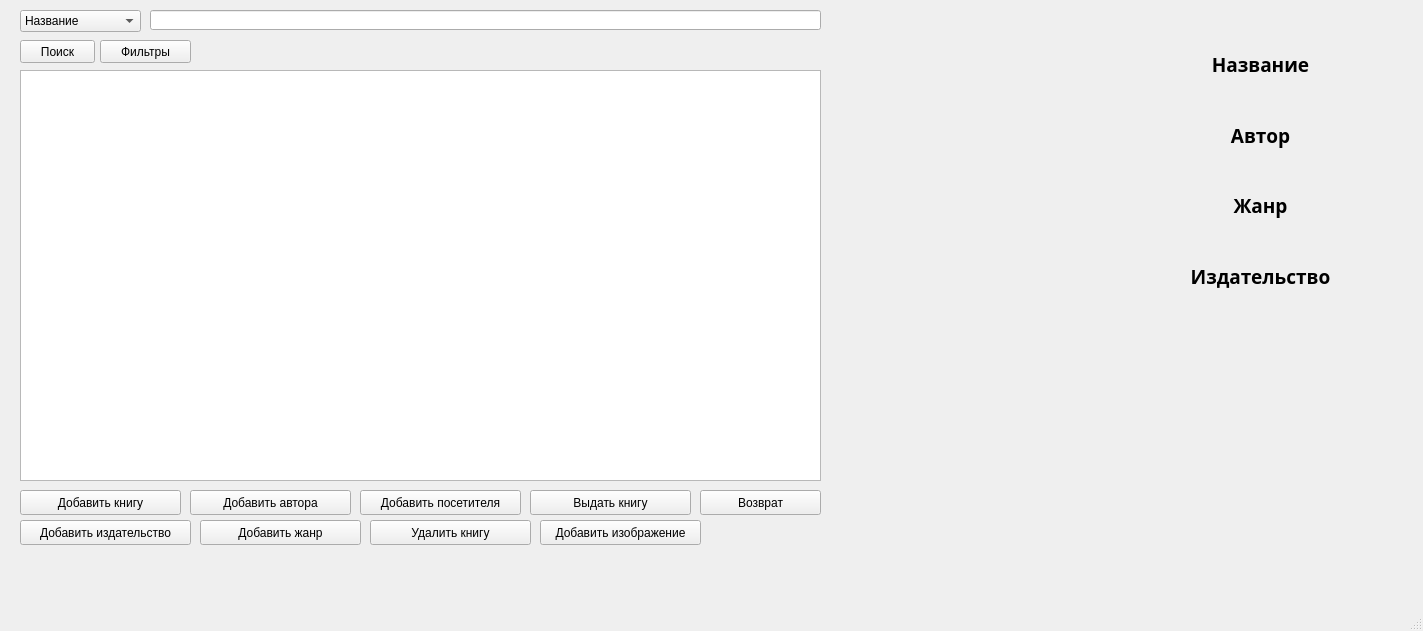
<?xml version="1.0" encoding="UTF-8"?>
<ui version="4.0">
 <class>MainWindow</class>
 <widget class="QMainWindow" name="MainWindow">
  <property name="geometry">
   <rect>
    <x>0</x>
    <y>0</y>
    <width>1423</width>
    <height>631</height>
   </rect>
  </property>
  <property name="windowTitle">
   <string>Абонемент библиотеки</string>
  </property>
  <property name="windowIcon">
   <iconset>
    <normaloff>../Images/icon.jpg</normaloff>../Images/icon.jpg</iconset>
  </property>
  <widget class="QWidget" name="centralwidget">
   <widget class="QComboBox" name="box">
    <property name="geometry">
     <rect>
      <x>20</x>
      <y>10</y>
      <width>121</width>
      <height>22</height>
     </rect>
    </property>
    <item>
     <property name="text">
      <string>Название</string>
     </property>
    </item>
    <item>
     <property name="text">
      <string>Жанр</string>
     </property>
    </item>
    <item>
     <property name="text">
      <string>Год выпуска</string>
     </property>
    </item>
    <item>
     <property name="text">
      <string>Издательство</string>
     </property>
    </item>
    <item>
     <property name="text">
      <string>Автор</string>
     </property>
    </item>
   </widget>
   <widget class="QPushButton" name="search">
    <property name="geometry">
     <rect>
      <x>20</x>
      <y>40</y>
      <width>75</width>
      <height>23</height>
     </rect>
    </property>
    <property name="text">
     <string>Поиск</string>
    </property>
   </widget>
   <widget class="QLabel" name="label">
    <property name="geometry">
     <rect>
      <x>20</x>
      <y>560</y>
      <width>701</width>
      <height>16</height>
     </rect>
    </property>
    <property name="text">
     <string/>
    </property>
   </widget>
   <widget class="QLineEdit" name="edit">
    <property name="geometry">
     <rect>
      <x>150</x>
      <y>10</y>
      <width>671</width>
      <height>20</height>
     </rect>
    </property>
   </widget>
   <widget class="QTableWidget" name="tableWidget">
    <property name="geometry">
     <rect>
      <x>20</x>
      <y>70</y>
      <width>801</width>
      <height>411</height>
     </rect>
    </property>
   </widget>
   <widget class="QPushButton" name="addBookButton">
    <property name="geometry">
     <rect>
      <x>20</x>
      <y>490</y>
      <width>161</width>
      <height>25</height>
     </rect>
    </property>
    <property name="text">
     <string>Добавить книгу</string>
    </property>
   </widget>
   <widget class="QPushButton" name="addAuthorButton">
    <property name="geometry">
     <rect>
      <x>190</x>
      <y>490</y>
      <width>161</width>
      <height>25</height>
     </rect>
    </property>
    <property name="text">
     <string>Добавить автора</string>
    </property>
   </widget>
   <widget class="QPushButton" name="addVisitorButton">
    <property name="geometry">
     <rect>
      <x>360</x>
      <y>490</y>
      <width>161</width>
      <height>25</height>
     </rect>
    </property>
    <property name="text">
     <string>Добавить посетителя</string>
    </property>
   </widget>
   <widget class="QPushButton" name="GiveOutBookButton">
    <property name="geometry">
     <rect>
      <x>530</x>
      <y>490</y>
      <width>161</width>
      <height>25</height>
     </rect>
    </property>
    <property name="text">
     <string>Выдать книгу</string>
    </property>
   </widget>
   <widget class="QPushButton" name="filterButton">
    <property name="geometry">
     <rect>
      <x>100</x>
      <y>40</y>
      <width>91</width>
      <height>23</height>
     </rect>
    </property>
    <property name="text">
     <string>Фильтры</string>
    </property>
   </widget>
   <widget class="QLabel" name="image">
    <property name="geometry">
     <rect>
      <x>860</x>
      <y>10</y>
      <width>250</width>
      <height>365</height>
     </rect>
    </property>
    <property name="sizeIncrement">
     <size>
      <width>3</width>
      <height>4</height>
     </size>
    </property>
    <property name="text">
     <string/>
    </property>
   </widget>
   <widget class="QWidget" name="verticalLayoutWidget">
    <property name="geometry">
     <rect>
      <x>1150</x>
      <y>50</y>
      <width>221</width>
      <height>311</height>
     </rect>
    </property>
    <layout class="QVBoxLayout" name="verticalLayout">
     <item>
      <widget class="QLabel" name="titleLabel1">
       <property name="font">
        <font>
         <family>Arial Black</family>
         <pointsize>14</pointsize>
         <weight>75</weight>
         <bold>true</bold>
        </font>
       </property>
       <property name="text">
        <string>Название</string>
       </property>
       <property name="alignment">
        <set>Qt::AlignCenter</set>
       </property>
      </widget>
     </item>
     <item>
      <widget class="QLabel" name="titleLabel">
       <property name="font">
        <font>
         <family>Arial</family>
         <pointsize>11</pointsize>
         <weight>50</weight>
         <bold>false</bold>
        </font>
       </property>
       <property name="text">
        <string/>
       </property>
       <property name="alignment">
        <set>Qt::AlignCenter</set>
       </property>
      </widget>
     </item>
     <item>
      <widget class="QLabel" name="authorLabel1">
       <property name="font">
        <font>
         <family>Arial Black</family>
         <pointsize>14</pointsize>
         <weight>75</weight>
         <bold>true</bold>
        </font>
       </property>
       <property name="text">
        <string>Автор</string>
       </property>
       <property name="alignment">
        <set>Qt::AlignCenter</set>
       </property>
      </widget>
     </item>
     <item>
      <widget class="QLabel" name="authorLabel">
       <property name="font">
        <font>
         <family>Arial</family>
         <pointsize>11</pointsize>
         <weight>50</weight>
         <bold>false</bold>
        </font>
       </property>
       <property name="text">
        <string/>
       </property>
       <property name="alignment">
        <set>Qt::AlignCenter</set>
       </property>
      </widget>
     </item>
     <item>
      <widget class="QLabel" name="genreLabel1">
       <property name="font">
        <font>
         <family>Arial Black</family>
         <pointsize>14</pointsize>
         <weight>75</weight>
         <bold>true</bold>
        </font>
       </property>
       <property name="text">
        <string>Жанр</string>
       </property>
       <property name="alignment">
        <set>Qt::AlignCenter</set>
       </property>
      </widget>
     </item>
     <item>
      <widget class="QLabel" name="genreLabel">
       <property name="font">
        <font>
         <family>Arial</family>
         <pointsize>11</pointsize>
         <weight>50</weight>
         <bold>false</bold>
        </font>
       </property>
       <property name="text">
        <string/>
       </property>
       <property name="alignment">
        <set>Qt::AlignCenter</set>
       </property>
      </widget>
     </item>
     <item>
      <widget class="QLabel" name="pubLabel1">
       <property name="font">
        <font>
         <family>Arial Black</family>
         <pointsize>14</pointsize>
         <weight>75</weight>
         <bold>true</bold>
        </font>
       </property>
       <property name="text">
        <string>Издательство</string>
       </property>
       <property name="alignment">
        <set>Qt::AlignCenter</set>
       </property>
      </widget>
     </item>
     <item>
      <widget class="QLabel" name="pubLabel">
       <property name="font">
        <font>
         <family>Arial</family>
         <pointsize>11</pointsize>
         <weight>50</weight>
         <bold>false</bold>
        </font>
       </property>
       <property name="text">
        <string/>
       </property>
       <property name="alignment">
        <set>Qt::AlignCenter</set>
       </property>
      </widget>
     </item>
     <item>
      <widget class="QLabel" name="yearLabel">
       <property name="font">
        <font>
         <family>Arial</family>
         <pointsize>11</pointsize>
         <weight>50</weight>
         <bold>false</bold>
        </font>
       </property>
       <property name="text">
        <string/>
       </property>
       <property name="alignment">
        <set>Qt::AlignCenter</set>
       </property>
      </widget>
     </item>
    </layout>
   </widget>
   <widget class="QPushButton" name="giveBackButton">
    <property name="geometry">
     <rect>
      <x>700</x>
      <y>490</y>
      <width>121</width>
      <height>25</height>
     </rect>
    </property>
    <property name="text">
     <string>Возврат</string>
    </property>
   </widget>
   <widget class="QPushButton" name="addPubButton">
    <property name="geometry">
     <rect>
      <x>20</x>
      <y>520</y>
      <width>171</width>
      <height>25</height>
     </rect>
    </property>
    <property name="text">
     <string>Добавить издательство</string>
    </property>
   </widget>
   <widget class="QPushButton" name="addGenreButton">
    <property name="geometry">
     <rect>
      <x>200</x>
      <y>520</y>
      <width>161</width>
      <height>25</height>
     </rect>
    </property>
    <property name="text">
     <string>Добавить жанр</string>
    </property>
   </widget>
   <widget class="QPushButton" name="deleteBookButton">
    <property name="geometry">
     <rect>
      <x>370</x>
      <y>520</y>
      <width>161</width>
      <height>25</height>
     </rect>
    </property>
    <property name="text">
     <string>Удалить книгу</string>
    </property>
   </widget>
   <widget class="QPushButton" name="picAddButton">
    <property name="geometry">
     <rect>
      <x>540</x>
      <y>520</y>
      <width>161</width>
      <height>25</height>
     </rect>
    </property>
    <property name="text">
     <string>Добавить изображение</string>
    </property>
   </widget>
  </widget>
  <widget class="QMenuBar" name="menubar">
   <property name="geometry">
    <rect>
     <x>0</x>
     <y>0</y>
     <width>1423</width>
     <height>21</height>
    </rect>
   </property>
  </widget>
  <widget class="QStatusBar" name="statusbar"/>
 </widget>
 <resources/>
 <connections/>
</ui>
